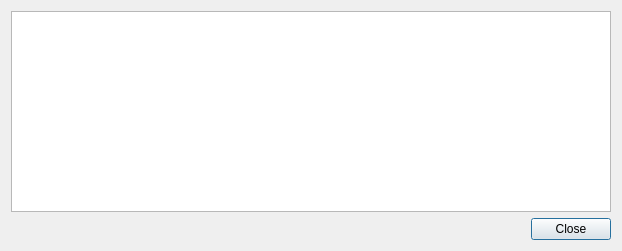
<?xml version="1.0" encoding="UTF-8"?>
<ui version="4.0">
 <class>HcrGuiLogWindow</class>
 <widget class="QDialog" name="HcrGuiLogWindow">
  <property name="geometry">
   <rect>
    <x>0</x>
    <y>0</y>
    <width>618</width>
    <height>251</height>
   </rect>
  </property>
  <property name="windowTitle">
   <string>HCR Control and Status log</string>
  </property>
  <layout class="QVBoxLayout" name="verticalLayout">
   <item>
    <widget class="QPlainTextEdit" name="logArea">
     <property name="sizePolicy">
      <sizepolicy hsizetype="Expanding" vsizetype="Expanding">
       <horstretch>0</horstretch>
       <verstretch>0</verstretch>
      </sizepolicy>
     </property>
     <property name="minimumSize">
      <size>
       <width>600</width>
       <height>200</height>
      </size>
     </property>
     <property name="maximumSize">
      <size>
       <width>16777215</width>
       <height>16777215</height>
      </size>
     </property>
     <property name="font">
      <font>
       <pointsize>8</pointsize>
      </font>
     </property>
     <property name="lineWrapMode">
      <enum>QPlainTextEdit::WidgetWidth</enum>
     </property>
     <property name="textInteractionFlags">
      <set>Qt::TextSelectableByKeyboard|Qt::TextSelectableByMouse</set>
     </property>
    </widget>
   </item>
   <item>
    <widget class="QDialogButtonBox" name="buttonBox">
     <property name="orientation">
      <enum>Qt::Horizontal</enum>
     </property>
     <property name="standardButtons">
      <set>QDialogButtonBox::Close</set>
     </property>
    </widget>
   </item>
  </layout>
 </widget>
 <resources/>
 <connections>
  <connection>
   <sender>buttonBox</sender>
   <signal>accepted()</signal>
   <receiver>HcrGuiLogWindow</receiver>
   <slot>accept()</slot>
   <hints>
    <hint type="sourcelabel">
     <x>227</x>
     <y>221</y>
    </hint>
    <hint type="destinationlabel">
     <x>157</x>
     <y>242</y>
    </hint>
   </hints>
  </connection>
  <connection>
   <sender>buttonBox</sender>
   <signal>rejected()</signal>
   <receiver>HcrGuiLogWindow</receiver>
   <slot>reject()</slot>
   <hints>
    <hint type="sourcelabel">
     <x>295</x>
     <y>227</y>
    </hint>
    <hint type="destinationlabel">
     <x>286</x>
     <y>242</y>
    </hint>
   </hints>
  </connection>
 </connections>
</ui>
